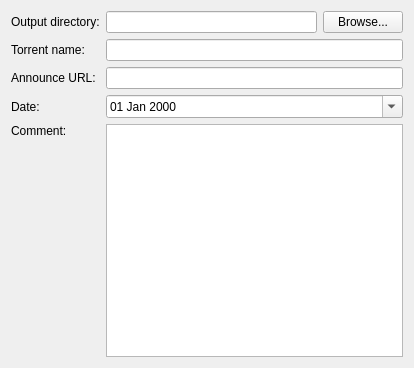
<ui version="4.0" >
 <class>NewTorrentFirstStep</class>
 <widget class="QWidget" name="NewTorrentFirstStep" >
  <property name="geometry" >
   <rect>
    <x>0</x>
    <y>0</y>
    <width>414</width>
    <height>368</height>
   </rect>
  </property>
  <property name="windowTitle" >
   <string>Main parameters</string>
  </property>
  <property name="windowIcon" >
   <iconset resource="resources.qrc" >:/resources/images/bittorrent.png</iconset>
  </property>
  <layout class="QGridLayout" >
   <item row="0" column="0" >
    <widget class="QLabel" name="label_4" >
     <property name="text" >
      <string>Output directory:</string>
     </property>
    </widget>
   </item>
   <item row="0" column="1" >
    <layout class="QHBoxLayout" >
     <item>
      <widget class="QLineEdit" name="OutputDirectory_" />
     </item>
     <item>
      <widget class="QPushButton" name="BrowseOutput_" >
       <property name="text" >
        <string>Browse...</string>
       </property>
      </widget>
     </item>
    </layout>
   </item>
   <item row="1" column="0" >
    <widget class="QLabel" name="label" >
     <property name="text" >
      <string>Torrent name:</string>
     </property>
    </widget>
   </item>
   <item row="1" column="1" >
    <widget class="QLineEdit" name="TorrentName_" />
   </item>
   <item row="2" column="0" >
    <widget class="QLabel" name="label_2" >
     <property name="text" >
      <string>Announce URL:</string>
     </property>
    </widget>
   </item>
   <item row="2" column="1" >
    <widget class="QLineEdit" name="AnnounceURL_" />
   </item>
   <item row="3" column="0" >
    <widget class="QLabel" name="label_5" >
     <property name="text" >
      <string>Date:</string>
     </property>
    </widget>
   </item>
   <item row="3" column="1" >
    <widget class="QDateEdit" name="Date_" >
     <property name="displayFormat" >
      <string>dd MMM yyyy</string>
     </property>
     <property name="calendarPopup" >
      <bool>true</bool>
     </property>
    </widget>
   </item>
   <item row="4" column="0" >
    <widget class="QLabel" name="label_3" >
     <property name="text" >
      <string>Comment:</string>
     </property>
    </widget>
   </item>
   <item rowspan="2" row="4" column="1" >
    <widget class="QTextEdit" name="Comment_" />
   </item>
   <item row="5" column="0" >
    <spacer>
     <property name="orientation" >
      <enum>Qt::Vertical</enum>
     </property>
     <property name="sizeHint" >
      <size>
       <width>20</width>
       <height>40</height>
      </size>
     </property>
    </spacer>
   </item>
  </layout>
 </widget>
 <resources>
  <include location="resources.qrc" />
 </resources>
 <connections/>
</ui>
